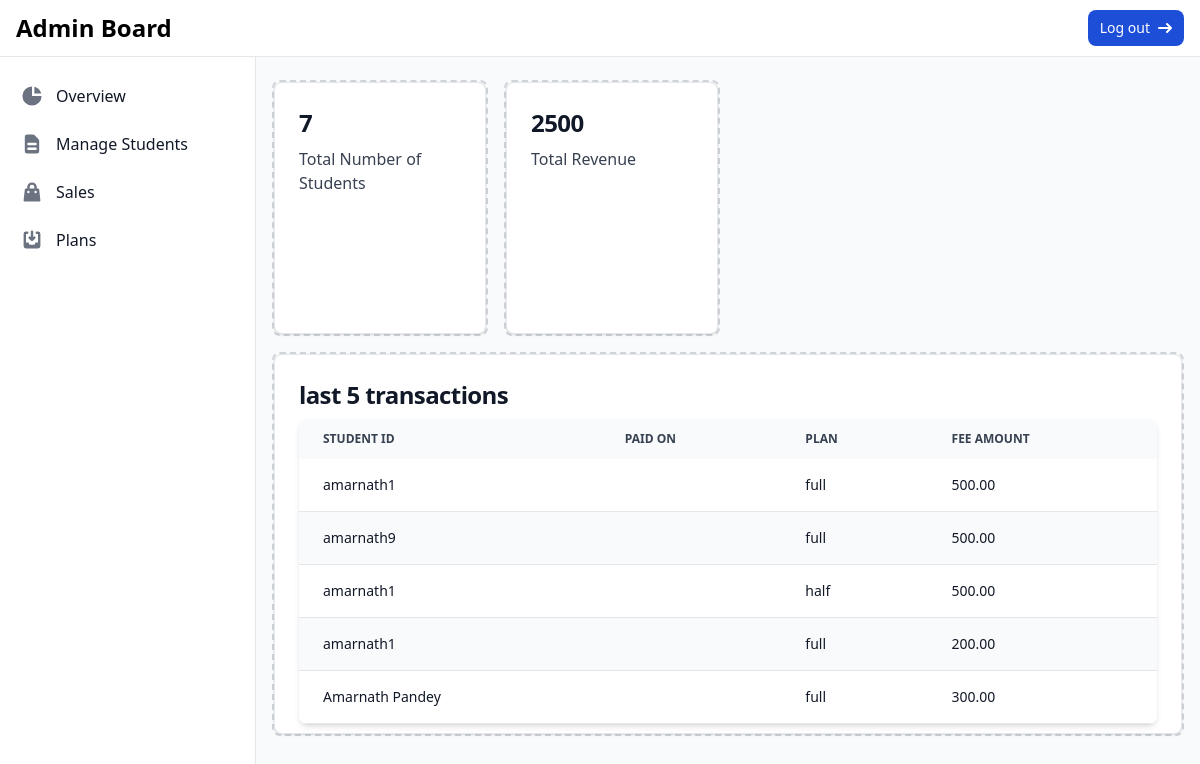
Page /admin_dashboard/ (signed in) on the earlier database version.
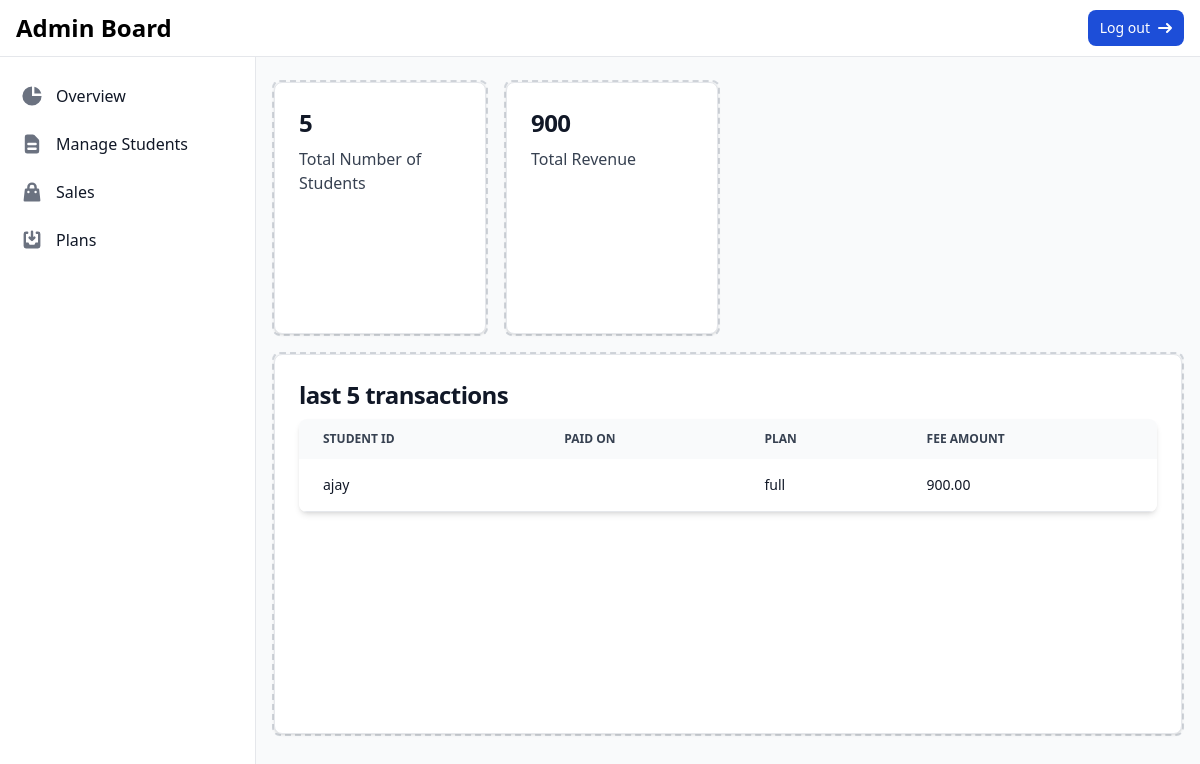
Same page on the later database version.
### students/models.py (models this page shows, shortened)
class FeeRecord(models.Model):
    student = models.ForeignKey(Student, on_delete=models.CASCADE, related_name='fee_records')
    plan = models.ForeignKey(FeePlan, on_delete=models.CASCADE, related_name='fee_plan_records')
    status = models.BooleanField(default=False)
    amount = models.DecimalField(max_digits=5, decimal_places=2)
    payment_date = models.DateTimeField(null=True, blank=True)

class Student(models.Model):
    user_id = models.CharField(max_length=20, unique=True, null=False, blank=False)  # User ID field
    name = models.CharField(max_length=100, null=False, blank=False)
    age = models.IntegerField()
    course = models.CharField(max_length=100)
    enrollment_date = models.DateField()
    profile_image = models.ImageField(upload_to='profile_images/', null=False, blank=False)
    address = models.TextField(null=False, blank=False)
    phone_number = models.CharField(max_length=12, null=False, blank=False)

class FeePlan(models.Model):
    plan_name = models.CharField(max_length=100)
    hours = models.IntegerField()
    per_hour_fee = models.DecimalField(max_digits=6, decimal_places=2)

### students/views.py (the view)
# urls.py: path("admin_dashboard/", views.admin_dashboard, name="admin_dashboard"),
@login_required
def admin_dashboard(request):
    if request.user.groups.filter(name="Admin").exists():
        total_students = Student.objects.count()
        total_revenue = FeeRecord.objects.aggregate(total=Sum('amount'))['total'] or 0
        last_five_fees = FeeRecord.objects.order_by('-payment_date')[:5]
        return render(request, "admin_dashboard.html", {
            "total_students": total_students,
            "total_revenue": total_revenue,
            "last_five_fees": last_five_fees,
        })
    else:
        return HttpResponse("Unauthorized", status=401)

### template/admin_dashboard.html (shortened to what the changed rows need)
{% extends 'base.html' %}
{% block content %}
    <div class="antialiased bg-gray-50 dark:bg-gray-900">
    <main class="p-4 md:ml-64 h-auto pt-20">
      <div class="grid grid-cols-1 sm:grid-cols-2 lg:grid-cols-4 gap-4 mb-4">
        <div class="border-2 border-dashed border-gray-300 rounded-lg dark:border-gray-600 h-32 md:h-64">
            <a href="#" class="block max-w-sm h-full p-6 bg-white border border-gray-200 rounded-lg shadow hover:bg-gray-100 dark:bg-gray-800 dark:border-gray-700 dark:hover:bg-gray-700">
                <h5 class="mb-2 text-2xl font-bold tracking-tight text-gray-900 dark:text-white">{{ total_students }}</h5>
                <p class="font-normal text-gray-700 dark:text-gray-400">Total Number of Students</p>
            </a>
        </div>
        <div
          class="border-2 border-dashed rounded-lg border-gray-300 dark:border-gray-600 h-32 md:h-64"
        >
            <a href="#" class="block max-w-sm h-full p-6 bg-white border border-gray-200 rounded-lg shadow hover:bg-gray-100 dark:bg-gray-800 dark:border-gray-700 dark:hover:bg-gray-700">
                <h5 class="mb-2 text-2xl font-bold tracking-tight text-gray-900 dark:text-white">{{ total_revenue }}</h5>
                <p class="font-normal text-gray-700 dark:text-gray-400">Total Revenue</p>
            </a>
        </div>
      </div>
      <div class="border-2 border-dashed rounded-lg border-gray-300 dark:border-gray-600 h-96 mb-4">
          <div class="block max-w-l h-full p-6 bg-white border border-gray-200 rounded-lg shadow dark:bg-gray-800 dark:border-gray-700">
              <div class="relative overflow-x-auto shadow-md sm:rounded-lg">
                <table class="w-full text-sm text-left rtl:text-right text-gray-500 dark:text-gray-400">
                    <thead class="text-xs text-gray-700 uppercase bg-gray-50 dark:bg-gray-700 dark:text-gray-400">
                        <tr>
                            <th scope="col" class="px-6 py-3">
                                Student ID
                            </th>
                            <th scope="col" class="px-6 py-3">
                                Paid on
                            </th>
                            <th scope="col" class="px-6 py-3">
                                Plan
                            </th>
                            <th scope="col" class="px-6 py-3">
                                fee amount
                            </th>
                    </thead>
                    <tbody>
                        {% for fee in last_five_fees %}
                            <tr class="odd:bg-white odd:dark:bg-gray-900 even:bg-gray-50 even:dark:bg-gray-800 border-b dark:border-gray-700">
                                    <th scope="row" class="px-6 py-4 font-medium text-gray-900 whitespace-nowrap dark:text-white">
                                        <a href="{% url 'student_detail' fee.student.id %}">
                                            {{ fee.student.name }}
                                        </a>
                                    </th>
                                <th scope="row" class="px-6 py-4 font-medium text-gray-900 whitespace-nowrap dark:text-white">
                                </th>
                                <th scope="row" class="px-6 py-4 font-medium text-gray-900 whitespace-nowrap dark:text-white">
                                    {{ fee.plan.plan_name }}
                                </th>
                                <th scope="row" class="px-6 py-4 font-medium text-gray-900 whitespace-nowrap dark:text-white">
                                    {{ fee.amount }}
                                </th>
                            </tr>
                        {% endfor %}
                    </tbody>
                </table>
            </div>
      </div>
    </main>
  </div>
{% endblock %}

Differences in the rows shown:
removed FeeRecord: student.name "amarnath1", plan.plan_name "full", amount "500.00"
removed FeeRecord: student.name "amarnath9", plan.plan_name "full", amount "500.00"
removed FeeRecord: student.name "amarnath1", plan.plan_name "half", amount "500.00"
removed FeeRecord: student.name "amarnath1", plan.plan_name "full", amount "200.00"
removed FeeRecord: student.name "Amarnath Pandey", plan.plan_name "full", amount "300.00"
added FeeRecord: student.name "ajay", plan.plan_name "full", amount "900.00"
Other differences:
{{ total_students }}: "7" → "5"
{{ total_revenue }}: "2500" → "900"
